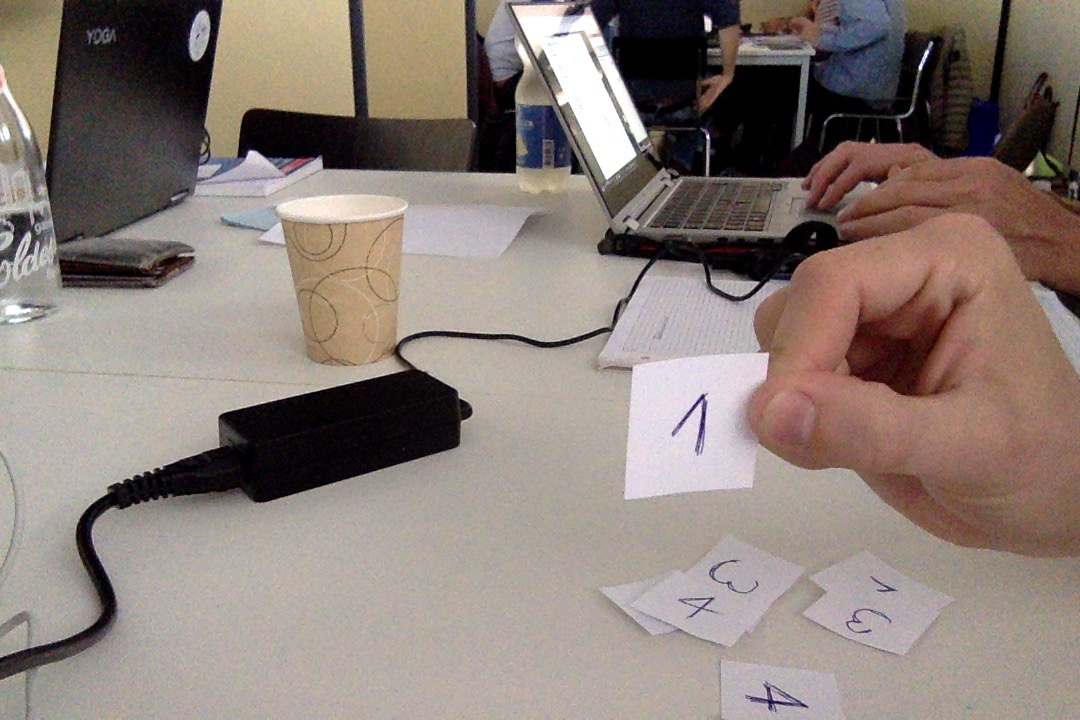
#> input picture src/poc/uncut/1/11.jpg, 1080 x 720 px
$ python digit_finder.py ../src/poc/uncut/1/11.jpg ../src/poc/uncut/1/12.jpg   (older library calls are emulated)
#> lines starting #> are read from the running program, lines starting #| are printed output that depends on the picture; after the words box and inside, x2 and y2 are one past the last pixel; in counts of white or black regions, pixels touching at a corner belong together
#> in main, img is the input picture: shape (720, 1080, 3); mean B, G, R 119.6, 126.6, 139.3
import cv2
import numpy
import time
import os

# cv2.matchTemplate() might also be an option if we know how far
# and from what perspective we see the digit. Eg:
#       # TM_SQDIFF TM_CCORR_NORMED works as method when using a mask
#       cv2.matchTemplate(image, self.template, result, cv2.TM_SQDIFF, self.mask)
#
# But the be other option is searching for polygons. As done there.
# Inspired by: https://stackoverflow.com/questions/37942132/opencv-detect-quadrilateral-in-python

def check_rectangle_points_diff(pdiff):
    s = pdiff[0] # short differnce (e.g. when should be on the same coordinate)
    l = pdiff[1] # long difference (this is the length of the rectangle)
    return abs(s) * 10 < abs(l)

def contour_filter(approx):
    # instead of just returning true here
    # the contour could be checked to remove
    # countours which are obviously wrong
    area = cv2.contourArea(approx)
    print(area)
    return area > 200


    print(approx)

    pdiffs = [
        (approx[0] - approx[1])[0],
        (approx[3] - approx[2])[0],
        (approx[1] - approx[2])[0],
        (approx[3] - approx[0])[0],
    ]
    print(pdiffs)

    return len([pdiff for pdiff in pdiffs if check_rectangle_points_diff(pdiff)]) ==  4

def contour_to_transform_rect(approx):
    # taken from:
    #   https://www.pyimagesearch.com/2014/05/05/building-pokedex-python-opencv-perspective-warping-step-5-6/
    # now that we have our screen contour, we need to determine
    # the top-left, top-right, bottom-right, and bottom-left
    # points so that we can later warp the image -- we'll start
    # by reshaping our contour to be our finals and initializing
    # our output rectangle in top-left, top-right, bottom-right,
    # and bottom-left order
    pts = approx.reshape(4, 2)
    rect = numpy.zeros((4, 2), dtype = "float32")

    # the top-left point has the smallest sum whereas the
    # bottom-right has the largest sum
    s = pts.sum(axis = 1)
    rect[0] = pts[numpy.argmin(s)]
    rect[3] = pts[numpy.argmax(s)]

    # compute the difference between the points -- the top-right
    # will have the minumum difference and the bottom-left will
    # have the maximum difference
    diff = numpy.diff(pts, axis = 1)
    rect[1] = pts[numpy.argmin(diff)]
    rect[2] = pts[numpy.argmax(diff)]

    # multiply the rectangle by the original ratio
    # rect *= ratio
    print(approx)
    return rect

def find_digit(image):
    start_time = time.time()
    # cv2.imshow('orig', image)
    # cv2.waitKey()
    im_bw = cv2.cvtColor(image, cv2.COLOR_RGB2GRAY)
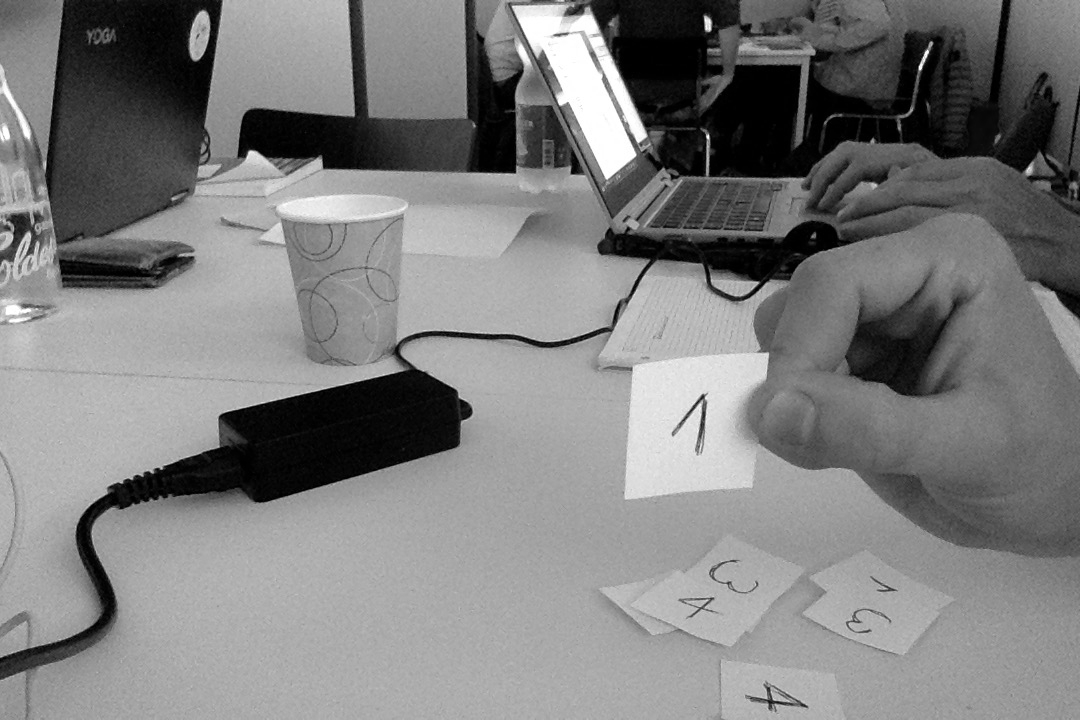
#> im_bw: shape (720, 1080); min 0, max 255, mean 126
    # cv2.imshow('bw',im_bw)
    # cv2.waitKey()
    # the threshold of 75 seems to be a pretty good value
    # for pictures taken with the right configuration of
    # the raspi cam, altough in the future you might try
    # cv2.THRES_OTSU:
    # https://docs.opencv.org/3.0-beta/doc/py_tutorials/py_imgproc/py_thresholding/py_thresholding.html#otsus-binarization
    # but keep in mind the better the threshold (and the input image)
    # the faster the algorihm, because a lot more wrong contours
    # will be found. also adjusting the threshold will often lead the the
    # digit being detected, (then the threshold only sees the whitest part!)
    thres, im_thresh = cv2.threshold(im_bw, 168, 255, cv2.THRESH_BINARY)
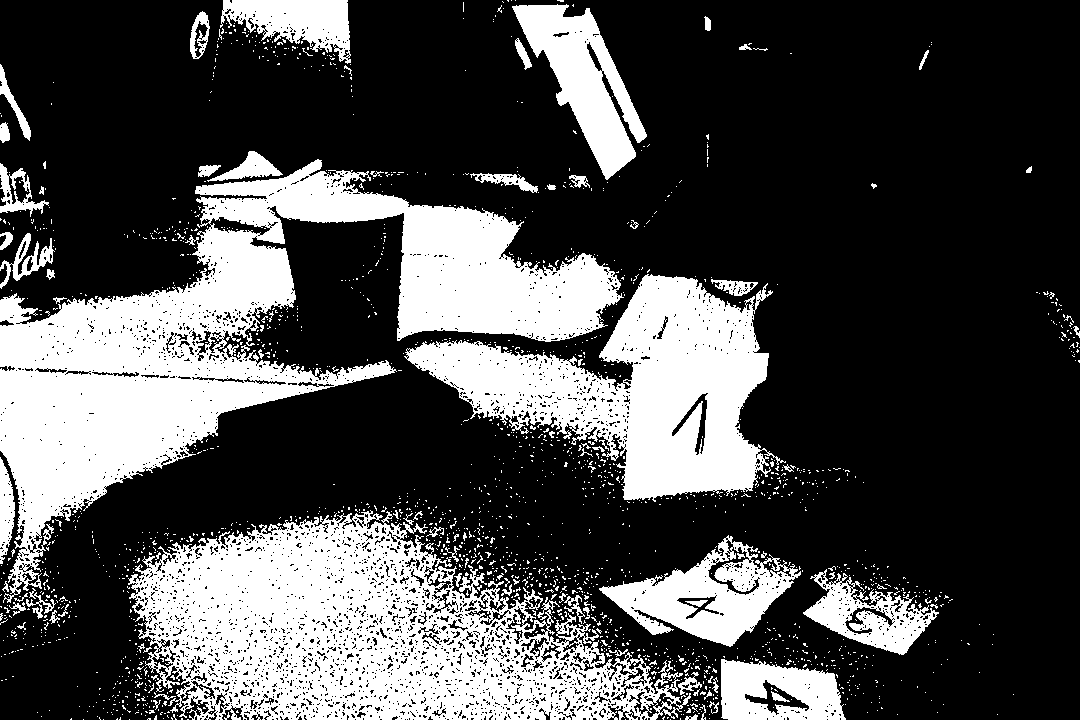
#> im_thresh: shape (720, 1080); 29.9% white; 1866 white regions (1783 under 20 px)
    # [4 lines of commented-out code are left out]
    (im2, cnts, _) = cv2.findContours(im_thresh, cv2.RETR_LIST, cv2.CHAIN_APPROX_SIMPLE)
#> cnts = 5715 contours, 5414 with area under 20; largest, box (x1, y1, x2, y2) and area: (0, 159, 624, 603) 82108, (128, 510, 691, 720) 73669, (404, 274, 786, 502) 39297, (599, 535, 801, 647) 10404, (512, 4, 647, 180) 9614
    # cv2.imshow('contour', im2)
    # cv2.waitKey()
    cnts=sorted(cnts, key = cv2.contourArea, reverse = True)[:10]
#> cnts = 10 contours; largest, box (x1, y1, x2, y2) and area: (0, 159, 624, 603) 82108, (128, 510, 691, 720) 73669, (404, 274, 786, 502) 39297, (599, 535, 801, 647) 10404, (512, 4, 647, 180) 9614

    # maybe abort here early if the contour area is too big
    # too low??

    # loop over our contours
    for c in cnts:
        # print("countour", c)
        peri = cv2.arcLength(c, True)
        approx = cv2.approxPolyDP(c, 0.1 * peri, True)
        if len(approx) == 4 and contour_filter(approx):
            # [7 lines of commented-out code are left out]
            return approx
#> this loop made 10 passes
#> (peri, approx) on passes 1 to 10: (5125.9, [[616, 275], [3, 602]]), (5057.2, [[128, 578], [690, 697]]), (2588.1, [[785, 462], [405, 352]]), (977.2, [[800, 571], [599, 589]]), (746.6, [[512, 6], [607, 179]]), (418.2, [[721, 659], [723, 718], [845, 719]]), (809.4, [[803, 612], [938, 613]]), (611.6, [[223, 0], [350, 62]]), (292.1, [[0, 163], [0, 212], [41, 213]]), (257.8, [[0, 457], [2, 563]])

            # [16 lines of commented-out code are left out]

    return None

def transform(image, contour, image_size):
    pts1 = numpy.float32( contour_to_transform_rect(contour))
    pts2 = numpy.float32([[0,0],[image_size,0],[0,image_size],[image_size,image_size]])
    M = cv2.getPerspectiveTransform(pts1,pts2)
    return cv2.warpPerspective(image,M,(image_size,image_size))

def usage(programname):
    print("Usage: {} input-image output-dir" % programname)

def main(argv):
    if len(argv) <= 2:
        usage(argv[0])
        sys.exit(1)


    if not os.path.exists(argv[2]):
        os.makedirs(argv[2])

    img = cv2.imread(argv[1])
    # cv2.imwrite(os.path.join(argv[2], "orig.jpg"), img)
    position_rectangle = find_digit(img)
    transformed = transform(img, position_rectangle, 100)
    # cv2.imshow('transformed', transformed)
    # cv2.waitKey()

    # cv2.imwrite(os.path.join(argv[2], "transformed.jpg"), transformed)
    cv2.imwrite(argv[2], transformed)

if __name__ == '__main__':
    import sys
#> (the run stopped early here; a loop or call above may not have finished)

$ run again, on src/poc/uncut/1/15.jpg
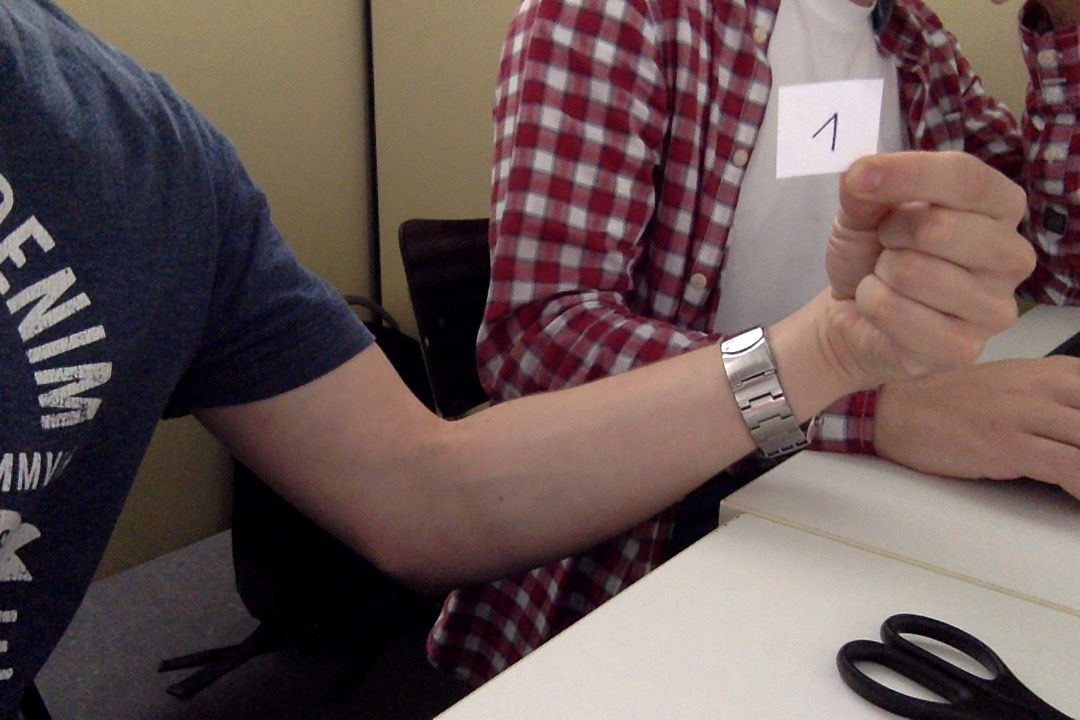
#> input picture src/poc/uncut/1/15.jpg, 1080 x 720 px
#> in main, img is the input picture: shape (720, 1080, 3); mean B, G, R 83.8, 85.2, 103
#> in find_digit, `im_bw = cv2.cvtColor(image, cv2.COLOR_RGB2GRAY)`:
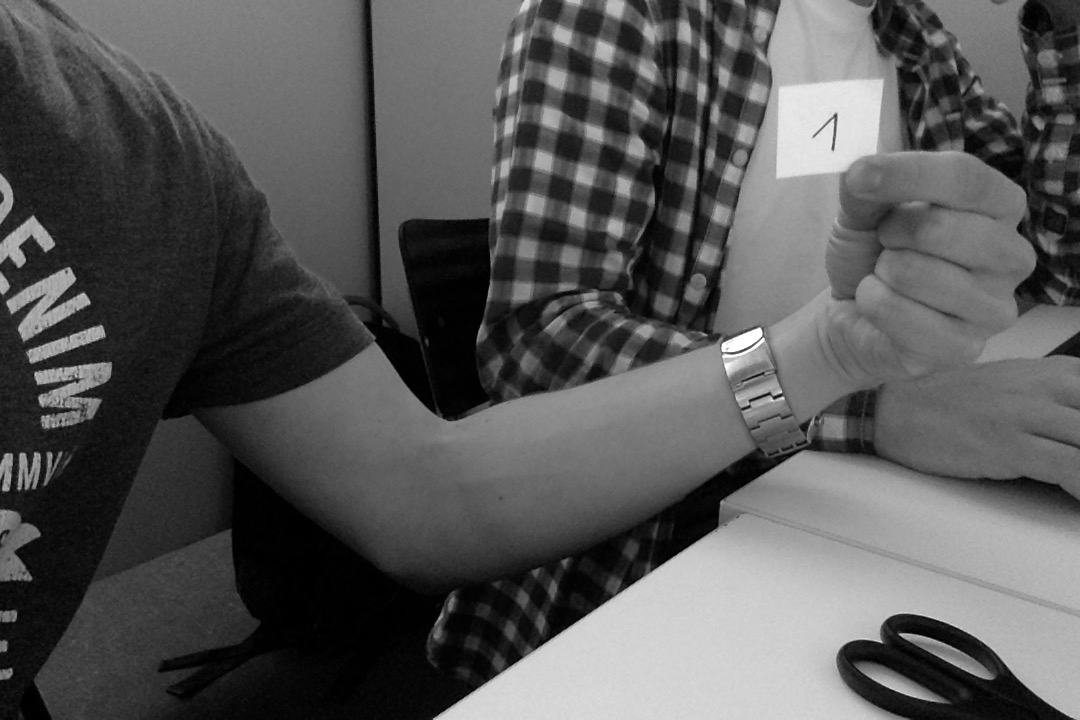
#> im_bw: shape (720, 1080); min 0, max 255, mean 86.8
#> in find_digit, `thres, im_thresh = cv2.threshold(im_bw, 168, 255, cv2.THRESH_BINARY)`:
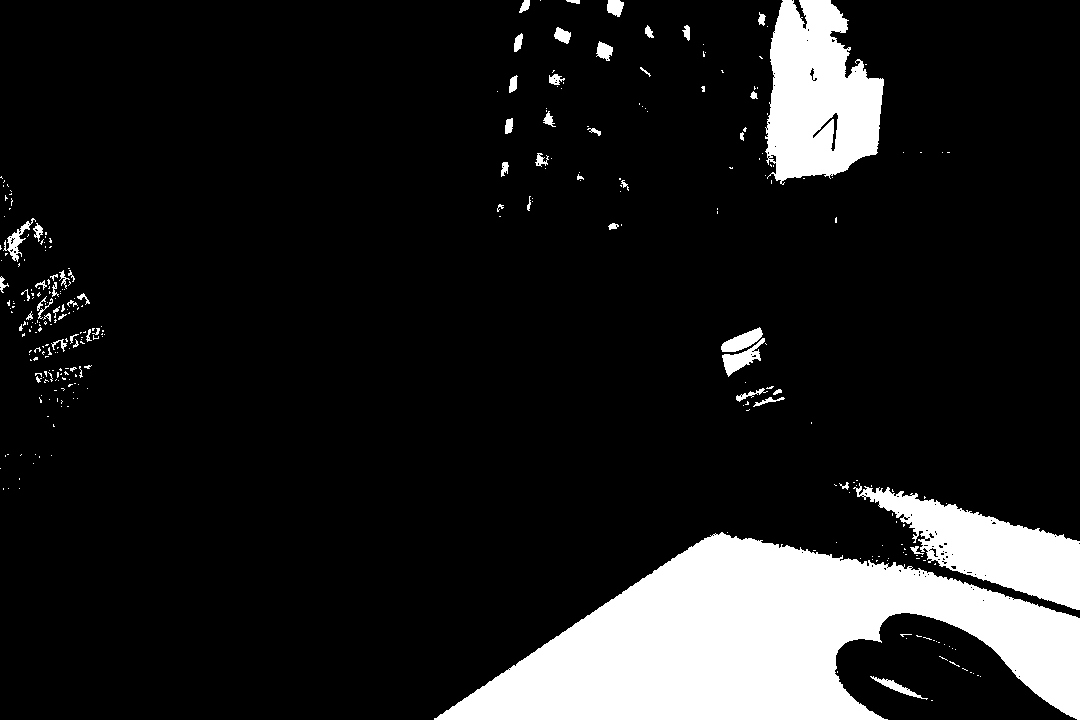
#> im_thresh: shape (720, 1080); 12.6% white; 317 white regions (258 under 20 px)
#> in find_digit, `(im2, cnts, _) = cv2.findContours(im_thresh, cv2.RETR_LIST, cv2.CHAIN_..`: cnts = 439 contours, 396 with area under 20; largest, box (x1, y1, x2, y2) and area: (434, 532, 1080, 720) 64681, (765, 0, 884, 185) 15337, (853, 483, 1080, 610) 11222, (722, 338, 765, 377) 544, (721, 327, 763, 352) 485
#> in find_digit, `cnts=sorted(cnts, key = cv2.contourArea, reverse = True)[:10]`: cnts = 10 contours; largest, box (x1, y1, x2, y2) and area: (434, 532, 1080, 720) 64681, (765, 0, 884, 185) 15337, (853, 483, 1080, 610) 11222, (722, 338, 765, 377) 544, (721, 327, 763, 352) 485
#> the loop in find_digit, `for c in cnts: # print("countour", c)` made 10 passes
#> (peri, approx) on passes 1 to 7: (1872.6, [[434, 718], [1079, 618]]), (852.2, [[782, 0], [830, 178]]), (900.4, [[853, 488], [1079, 609]]), (157.7, [[764, 338], [722, 355], [728, 376]]), (107.7, [[760, 328], [722, 351]]), (203.6, [[33, 218], [14, 260]]), (143.2, [[870, 676], [927, 698]])
#> (printed output is left out)
